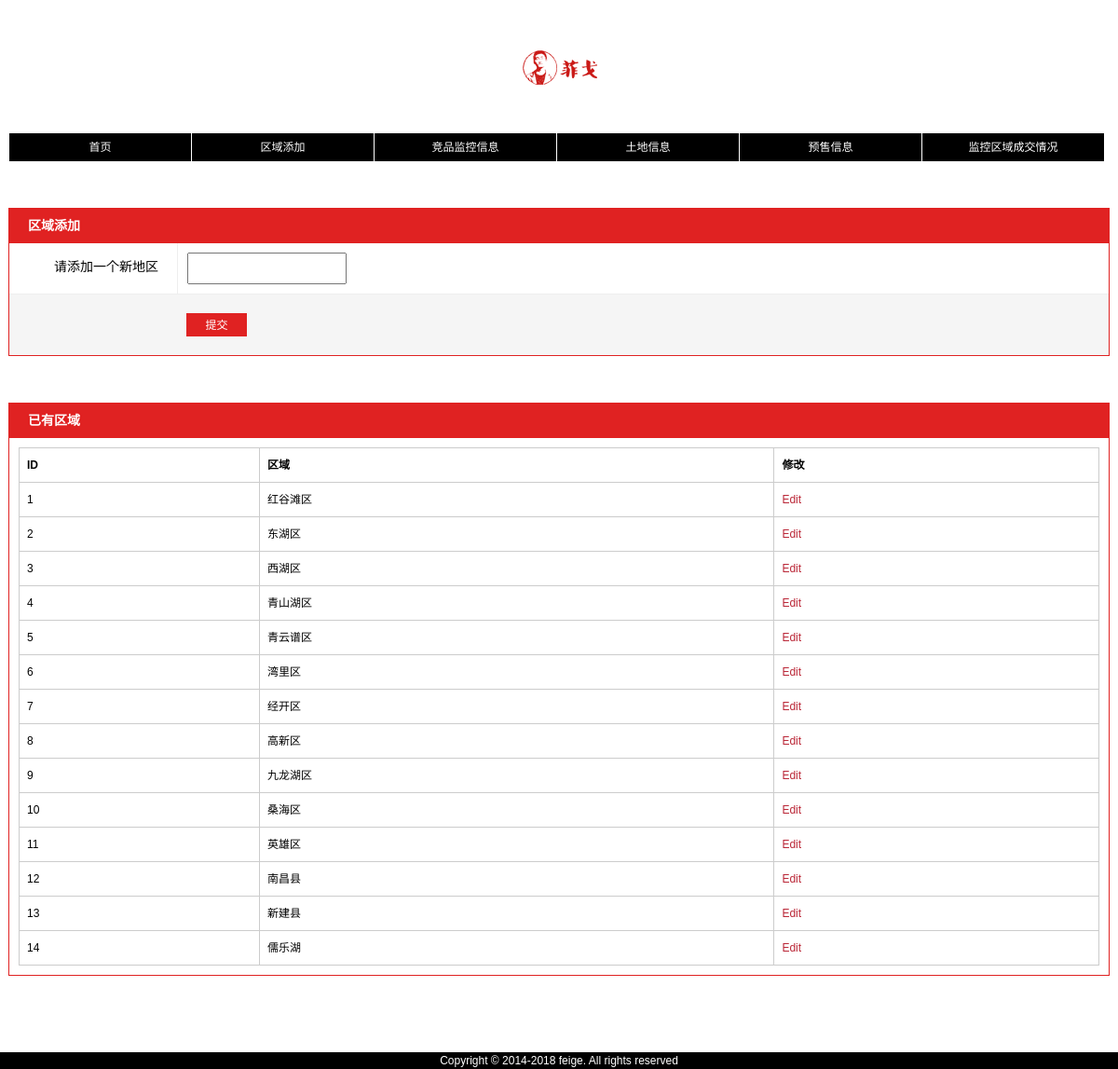
The page /area/area_add.php on the database its author committed.
### tables this page shows
CREATE TABLE IF NOT EXISTS `f_city` (
  `city_id` mediumint(8) unsigned NOT NULL AUTO_INCREMENT,
  `city_name` varchar(20) NOT NULL,
  PRIMARY KEY (`city_id`)
);

### area/area_add.php (the view, shortened to what this page needs)
<?php
include ('../header.php');
?>
<div class="portlet wrap mT50">
	<div class="portlet-title">区域添加</div>
	<div class="portlet-body">
		<form action="area_add.php" method="post">
			<div class="control-group">
				<label class="control-label">请添加一个新地区</label>
				<div class="controls">
					<input type="text" name="city_name" class="add-in" value="" />
				</div>
			</div>
			<div class="form-actions">
				<button class="btn" name="submit" type="submit">提交</button>
			</div>
		</form>
    </div>
</div>
<div class="portlet wrap mT50">
	<div class="portlet-title">已有区域</div>
	<div class="portlet-body">
        <table id="datatable" class="tableStyle">
			<thead>
				<tr>
					<th>ID</th>
					<th>区域</th>
					<th>修改</th>
				</tr>
			 </thead>
			 <tbody>
				<?php
				$q = "SELECT city_id, city_name FROM f_city ORDER BY city_id ASC";
				$r = mysqli_query ($conn, $q) or trigger_error("Query: $q\n<br />MySQL Error: " . mysqli_error($conn));
				if (@mysqli_num_rows($r) > 0) {
					while ($row = mysqli_fetch_array ($r, MYSQLI_NUM)) {
					echo "<tr>
								<td>$row[0]</td>
								<td>$row[1]</td>
								<td><a href=\"area_edit.php?id=$row[0]\">Edit</a></td>
							</tr>";
					}
				} else {
					echo '<option>暂无区域，请添加一个新地区</option>';
				}
				?>
			</tbody>
        </table>
    </div>
</div>
<?php
include ('../footer.php');
?>

### css/css.css (style rules this page uses)
html { color:#000;background:#fff;overflow-y:scroll; }
body,ul,ol,h1,h2,h3,h4,h5,h6,p,dl,dd,form,input,button,textarea,fieldset,legend,select,th,td { margin:0;padding:0 }
body,button,input,select,textarea { font:12px/1.5 Tahoma,Arial,"\5b8b\4f53",sans-serif; }
a { color:#333;text-decoration:none; }
.wrap { margin:0 auto; width:1180px; }
.mT50 { margin-top:50px; }
.portlet { border:1px solid #e02222; }
.portlet-title { font-size:14px;font-weight:bold;background-color:#e02222;color:#fff;padding:8px 20px; }
.portlet-body { padding:10px; }
.tableStyle { border-collapse: collapse;width: 100%;background-color: White; }
.tableStyle th { border: 1.0pt solid windowtext;border-color: #cccccc; text-align:left;word-wrap: normal;word-break: keep-all;overflow:hidden; height:20px;line-height:20px; padding:8px; }
.tableStyle td { border-left: 1.0pt solid windowtext;border-right: 1.0pt solid windowtext;border-bottom: 1.0pt solid windowtext; border-color: #cccccc; height:20px; padding:8px; }
.tableStyle a { color:#ba2636; }

### css/index.css (style rules this page uses)
.btn { background-color:#e02222;color:white;cursor:pointer;border:0 none;height:25px;width:65px;vertical-align:middle; }
.control-group { border-bottom: 1px solid #eee;margin-left:-10px;margin-right:-10px; }
.control-group:first-child { margin-top:-10px; }
.control-label { float:left;display:block;margin-top:10px;margin-bottom:5px;padding-top:5px;text-align:right;width:160px;font-size:14px;line-height:20px; }
.add-in { padding:6px;margin-right:10px; }
.controls { border-left:1px solid #eee;padding:10px;margin-left:180px; }
.form-actions { background-color:#f5f5f5;margin-bottom:-10px;margin-left:-10px;margin-right:-10px;padding:20px 0 20px 190px; }

### rows shown on the page
f_city: city_id "1", city_name "红谷滩区"
f_city: city_id "2", city_name "东湖区"
f_city: city_id "3", city_name "西湖区"
f_city: city_id "4", city_name "青山湖区"
f_city: city_id "5", city_name "青云谱区"
f_city: city_id "6", city_name "湾里区"
f_city: city_id "7", city_name "经开区"
f_city: city_id "8", city_name "高新区"
f_city: city_id "9", city_name "九龙湖区"
f_city: city_id "10", city_name "桑海区"
f_city: city_id "11", city_name "英雄区"
f_city: city_id "12", city_name "南昌县"
f_city: city_id "13", city_name "新建县"
f_city: city_id "14", city_name "儒乐湖"
